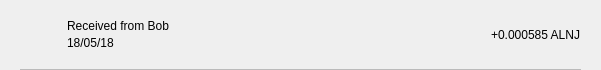
<?xml version="1.0" encoding="UTF-8"?>
<ui version="4.0">
 <class>TxRow</class>
 <widget class="QWidget" name="TxRow">
  <property name="geometry">
   <rect>
    <x>0</x>
    <y>0</y>
    <width>601</width>
    <height>70</height>
   </rect>
  </property>
  <property name="minimumSize">
   <size>
    <width>0</width>
    <height>40</height>
   </size>
  </property>
  <property name="windowTitle">
   <string>Form</string>
  </property>
  <layout class="QVBoxLayout" name="verticalLayout_3">
   <property name="spacing">
    <number>0</number>
   </property>
   <property name="leftMargin">
    <number>0</number>
   </property>
   <property name="topMargin">
    <number>0</number>
   </property>
   <property name="rightMargin">
    <number>0</number>
   </property>
   <property name="bottomMargin">
    <number>0</number>
   </property>
   <item>
    <widget class="QWidget" name="rowContainer" native="true">
     <layout class="QVBoxLayout" name="verticalLayout_2">
      <property name="spacing">
       <number>9</number>
      </property>
      <property name="leftMargin">
       <number>20</number>
      </property>
      <property name="topMargin">
       <number>9</number>
      </property>
      <property name="rightMargin">
       <number>20</number>
      </property>
      <property name="bottomMargin">
       <number>0</number>
      </property>
      <item>
       <widget class="QFrame" name="frame">
        <property name="styleSheet">
         <string notr="true">border:none;</string>
        </property>
        <property name="frameShape">
         <enum>QFrame::StyledPanel</enum>
        </property>
        <property name="frameShadow">
         <enum>QFrame::Raised</enum>
        </property>
        <layout class="QHBoxLayout" name="horizontalLayout" stretch="0,2,0">
         <property name="leftMargin">
          <number>0</number>
         </property>
         <property name="topMargin">
          <number>0</number>
         </property>
         <property name="rightMargin">
          <number>0</number>
         </property>
         <property name="bottomMargin">
          <number>0</number>
         </property>
         <item>
          <widget class="QPushButton" name="icon">
           <property name="focusPolicy">
            <enum>Qt::NoFocus</enum>
           </property>
           <property name="styleSheet">
            <string notr="true">border:none;</string>
           </property>
           <property name="text">
            <string/>
           </property>
           <property name="iconSize">
            <size>
             <width>28</width>
             <height>28</height>
            </size>
           </property>
          </widget>
         </item>
         <item>
          <layout class="QVBoxLayout" name="verticalLayout">
           <property name="spacing">
            <number>3</number>
           </property>
           <property name="leftMargin">
            <number>9</number>
           </property>
           <item>
            <widget class="QLabel" name="lblAddress">
             <property name="styleSheet">
              <string notr="true"/>
             </property>
             <property name="text">
              <string>Received from Bob</string>
             </property>
             <property name="alignment">
              <set>Qt::AlignBottom|Qt::AlignLeading|Qt::AlignLeft</set>
             </property>
            </widget>
           </item>
           <item>
            <widget class="QLabel" name="lblDate">
             <property name="styleSheet">
              <string notr="true"/>
             </property>
             <property name="text">
              <string>18/05/18</string>
             </property>
             <property name="alignment">
              <set>Qt::AlignLeading|Qt::AlignLeft|Qt::AlignTop</set>
             </property>
            </widget>
           </item>
          </layout>
         </item>
         <item>
          <widget class="QLabel" name="lblAmount">
           <property name="styleSheet">
            <string notr="true"/>
           </property>
           <property name="text">
            <string>+0.000585 ALNJ</string>
           </property>
          </widget>
         </item>
        </layout>
       </widget>
      </item>
      <item>
       <widget class="QLabel" name="lblDivisory">
        <property name="minimumSize">
         <size>
          <width>0</width>
          <height>1</height>
         </size>
        </property>
        <property name="maximumSize">
         <size>
          <width>16777215</width>
          <height>1</height>
         </size>
        </property>
        <property name="styleSheet">
         <string notr="true">background-color:#bababa;</string>
        </property>
        <property name="text">
         <string/>
        </property>
        <property name="alignment">
         <set>Qt::AlignBottom|Qt::AlignLeading|Qt::AlignLeft</set>
        </property>
       </widget>
      </item>
     </layout>
    </widget>
   </item>
  </layout>
 </widget>
 <resources/>
 <connections/>
</ui>
